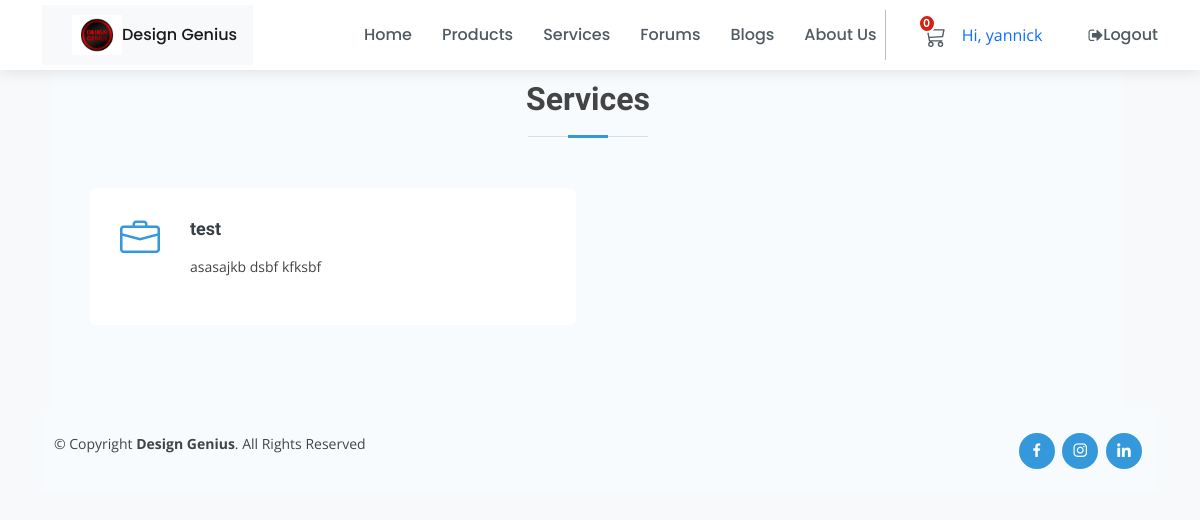
The page /Services/ (signed in) on the database its author committed.
### Accounts/models.py (models this page shows, shortened)
class Account(AbstractBaseUser, PermissionsMixin):
    email = models.EmailField(unique=True)
    name = models.CharField(max_length=150)
    phone = models.CharField(max_length=50)
    date_of_birth = models.DateField(blank=True, null=True)
    picture = ImageField(blank=True, manual_crop="")
    membership = models.ForeignKey('Membership', related_name='user_membership', on_delete=models.SET_NULL, null=True)
    is_staff = models.BooleanField(default=False)
    is_active = models.BooleanField(default=True)
    last_login = models.DateTimeField(null=True)
    objects = AccountManager()
    USERNAME_FIELD = 'email'
    REQUIRED_FIELDS = ['name', 'phone']

### Services/models.py (models this page shows, shortened)
class Service(models.Model):
    title = models.CharField(max_length=200, unique=True)
    slug = models.SlugField(max_length=200, unique=True)
    desc = models.CharField(max_length=2500, blank=True)
    content = models.TextField()
    image = ImageField(blank=True, manual_crop="")

### Services/views.py (the view)
# urls.py: path('', views.ServicesList.as_view(), name='home'),
class ServicesList(generic.ListView):
    queryset = Service.objects.all()
    template_name = 'services/index.html'

### Accounts/views.py (called while the page is built)
def global_params(request):
    if request.user.is_anonymous:
        subscription_info = None
    else:
        try:
            subscription_info = Subscription.objects.get(user_membership=request.user)
        except Subscription.DoesNotExist:
             subscription_info = None
    context = {
        "subscription_info": subscription_info,
    }
    return context

### Basket/basket.py (called while the page is built)
    def __len__(self):
        return sum(item["qty"] for item in self.basket.values())

### Services/templates/services/index.html
{% extends 'layout/base.html' %} {% load crispy_forms_tags %} {% load static %} {% block content %} {% include "layout/_nav.html" %}
<div class="container" style="margin-top:20px;">
    <div class="row container">
        <section id="services" class="services section-bg">
            <div class="container">
                <div class="section-title">
                    <h2>Services</h2>
                </div>
                <div class="row">
                    {% for service in service_list %}
                    <div class="col-md-6 mt-4 mt-lg-0">
                        <div class="icon-box">
                            <i class="bi bi-briefcase"></i>
                            <h4><a href="{% url 'Services:service_detail' service.slug %}">{{service.title}}</a></h4>
                            <p>{{service.desc}}</p>
                        </div><br>
                    </div>
                    {% endfor %}
                </div>
            </div>
        </section>
    </div>
    {% endblock content %}

### templates/layout/_nav.html (shortened to what this page needs)
{% load static %}
<header id="header" class="fixed-top d-flex align-items-center">
    <div class="container d-flex align-items-center">
        <div class="logo me-auto">
            <nav class="navbar navbar-light bg-light">
                <a class="navbar-brand" href="{% url 'Home:home' %}">
                    <img src="{% static 'assets/img/logo.jpg' %}" width="50" height="50" class="d-inline-block align-top" alt=""> Design Genius
                </a>
            </nav>
        </div>
        <nav id="navbar" class="navbar order-last order-lg-0">
            <ul>
                <li><a class="nav-link scrollto " href="{% url 'Home:home' %}">Home</a></li>
                <li><a class="nav-link scrollto" href="{% url 'Stores:store_home' %}">Products</a></li>
                <li><a class="nav-link scrollto" href="{% url 'Services:home' %}">Services</a></li>
                <li><a class="nav-link scrollto " href="{% url 'forum-list' %}">Forums</a></li>
                <li><a class="nav-link scrollto" href="{% url 'Blogs:home' %}">Blogs</a></li>
                <li><a class="nav-link scrollto" href="{% url 'Home:about' %}">About Us</a></li>
                <hr class="m-2" style="border-left: 1px solid black; height: 50px;"> {% if request.user.is_authenticated %}
                <li class="">
                    <a type="button" role="button" href="{% url 'Basket:basket_summary' %}" class="nav-link scrollto border-lg-0 basket-btn">
                        {% with total_qty=basket|length %}
                            <div id="basket-qty" class="basket-qty">
                                {% if total_qty > 0 %}
                                {{ total_qty }}
                                {% else %}
                                0
                                {% endif %}
                            </div>
                        {% endwith %}
                        <div>
                        </div>
                    </a>
                </li>
                <li class="">
                    <p class="nav-link scrollto pt-4 ">Hi, {{ request.user.name }}</p>
                </li>
                <li class="">
                    <a href="{% url 'Accounts:logout' %}" class="nav-link"><span class="fa fa-sign-out m-0"></span> Logout</a>
                </li>
                {% endif %}
            </ul>
        </nav>
    </div>
</header>

### static/assets/css/style.css (style rules this page uses)
body { font-family: "Open Sans", sans-serif; color: #444444; }
a { color: #3498db; text-decoration: none; }
h1, h2, h3, h4, h5, h6 { font-family: "Raleway", sans-serif; }
#header { height: 70px; transition: all 0.5s; z-index: 997; transition: all 0.5s; background: #fff; box-shadow: 0px 2px 15px rgba(0, 0, 0, 0.1); }
#header .logo img { max-height: 40px; }
.navbar { padding: 0; }
.navbar ul { margin: 0; padding: 0; display: flex; list-style: none; align-items: center; }
.navbar li { position: relative; }
.navbar a, .navbar a:focus { display: flex; align-items: center; justify-content: space-between; padding: 10px 0 10px 30px; font-family: "Poppins", sans-serif; font-size: 16px; font-weight: 500; color: #4f5a62; white-space: nowrap; transition: 0.3s; }
section { padding: 60px 0; }
.section-bg { background-color: #f7fbfe; }
.section-title { text-align: center; padding-bottom: 30px; }
.section-title h2 { font-size: 32px; font-weight: 600; margin-bottom: 20px; padding-bottom: 20px; position: relative; }
.section-title h2::before { content: ""; position: absolute; display: block; width: 120px; height: 1px; background: #ddd; bottom: 1px; left: calc(50% - 60px); }
.section-title h2::after { content: ""; position: absolute; display: block; width: 40px; height: 3px; background: #3498db; bottom: 0; left: calc(50% - 20px); }
.services .icon-box { padding: 30px; border-radius: 6px; background: #fff; transition: ease-in-out 0.3s; }
.services .icon-box i { float: left; color: #3498db; font-size: 40px; line-height: 0; }
.services .icon-box h4 { margin-left: 70px; font-weight: 700; margin-bottom: 15px; font-size: 18px; }
.services .icon-box h4 a { color: #384046; transition: 0.3s; }
.services .icon-box p { margin-left: 70px; line-height: 24px; font-size: 14px; }
.basket-qty { color: #fff; background: #d42114; border: 2px solid #fff; border-radius: 50%; text-align: center; font-size: 11px; height: 15px; width: 14px; position: absolute; box-sizing: content-box; font-weight: 600; display: flex; justify-content: center; align-items: center; top: 1px; right: 10px; }
.basket-btn { position: relative; }

### rows shown on the page
Account: user.name "yannick"
Service: title "test", desc "asasajkb dsbf kfksbf"
